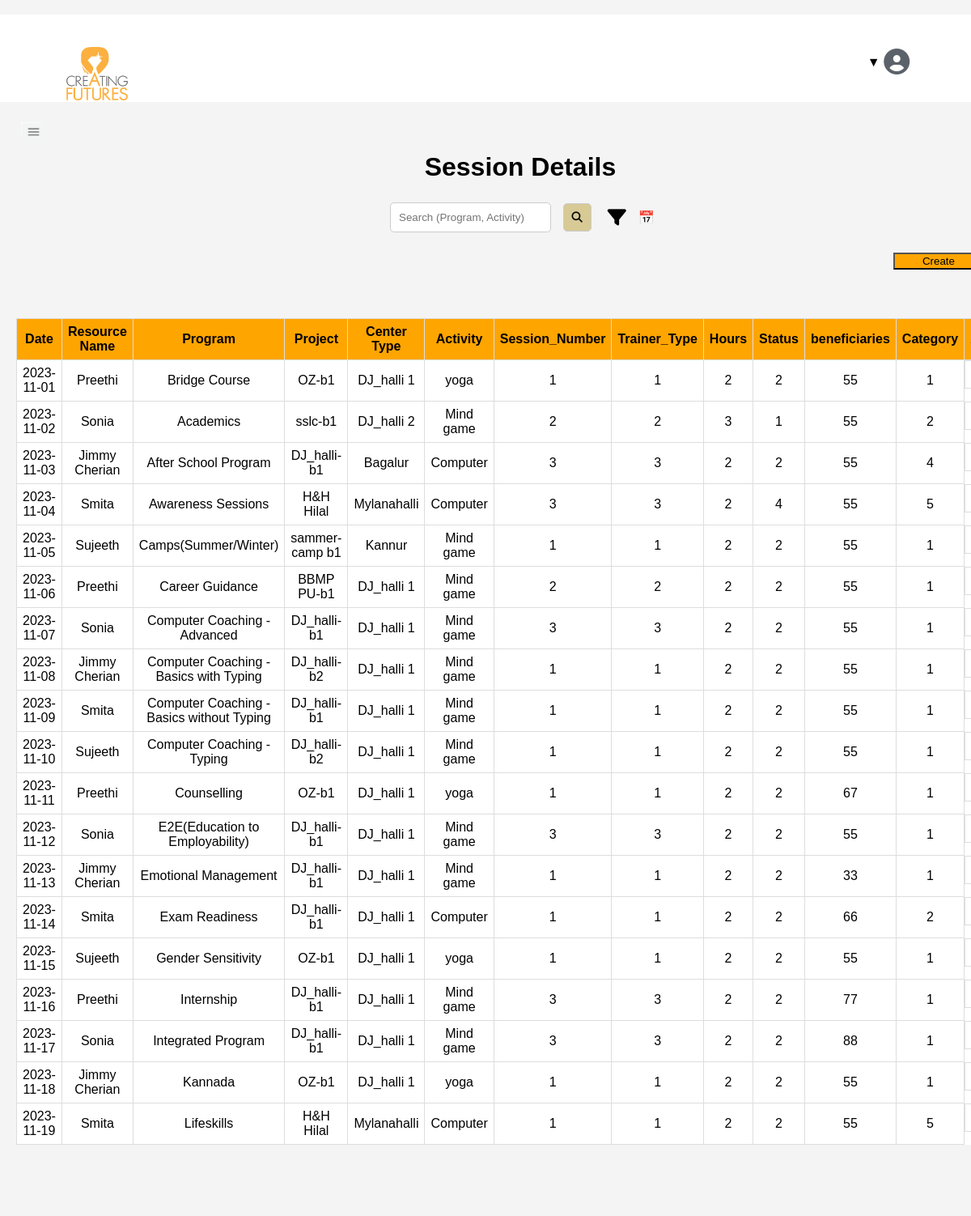
Page /Session_main/ (upper part) on the earlier database version.
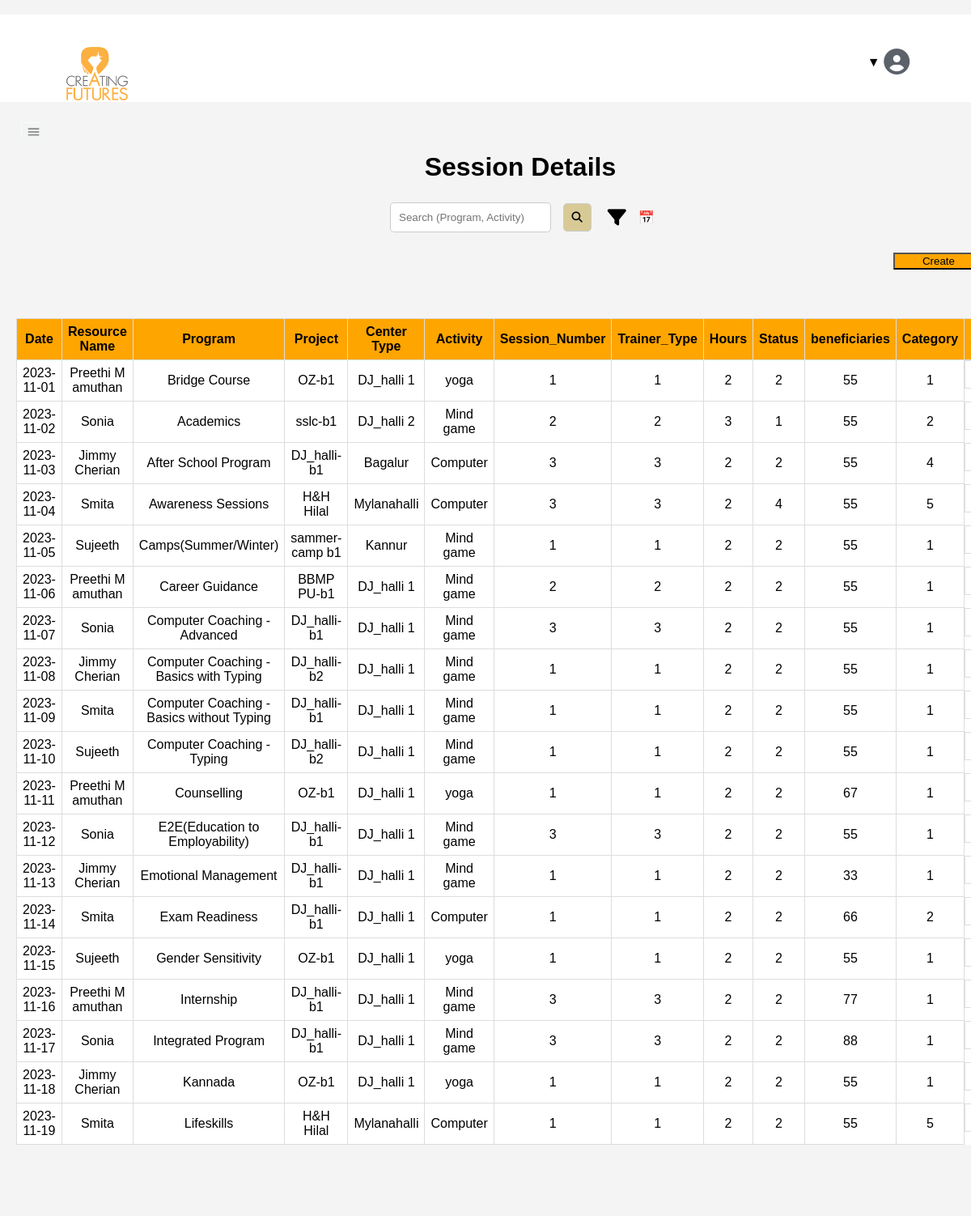
Same page on the later database version.
### Emp_app/models.py (models this page shows)
class Program(models.Model):
    pgm_id = models.AutoField(db_column='PGM_ID', primary_key=True)  # Field name made lowercase.
    emp = models.ForeignKey(EmpDetails, models.DO_NOTHING, db_column='EMP_ID')  # Field name made lowercase.
    xref = models.ForeignKey('Xref', models.DO_NOTHING, db_column='XREF_ID')  # Field name made lowercase.
    date = models.CharField(max_length=255,db_column='Date', blank=True, null=True)  # Field name made lowercase.
    activity = models.TextField(db_column='Activity', blank=True, null=True)  # Field name made lowercase.
    center_type = models.IntegerField(db_column='Center_Type', blank=True, null=True)  # Field name made lowercase.
    trainer_type = models.IntegerField(db_column='Trainer_Type', blank=True, null=True)  # Field name made lowercase.
    sponsor = models.IntegerField(db_column='Sponsor', blank=True, null=True)  # Field name made lowercase.
    beneficiaries = models.IntegerField(db_column='Beneficiaries', blank=True, null=True)  # Field name made lowercase.
    category = models.IntegerField(db_column='Category', blank=True, null=True)  # Field name made lowercase.
    duration = models.IntegerField(db_column='Duration', blank=True, null=True)  # Field name made lowercase.
    status = models.IntegerField(db_column='Status', blank=True, null=True)  # Field name made lowercase.
    comments = models.TextField(db_column='Comments', blank=True, null=True)  # Field name made lowercase.
    class Meta:
        managed = False
        db_table = 'Program'

class EmpDetails(models.Model):
    emp_id = models.AutoField(db_column='EMP_ID', primary_key=True, blank=True)  # Field name made lowercase.
    username = models.ForeignKey('AuthUser', models.DO_NOTHING, db_column='username', to_field='username', blank=True, null=True)
    fullname = models.CharField(max_length=255,blank=True, null=True)
    address = models.CharField(blank=True, null=True,max_length=255)
    dob = models.CharField(max_length=255,db_column='Dob', blank=True, null=True)  # Field name made lowercase.
    phone_number = models.IntegerField(db_column='Phone_Number', blank=True, null=True)  # Field name made lowercase.
    email_id = models.CharField(max_length=255,db_column='Email_Id', blank=True, null=True)  # Field name made lowercase.
    gender = models.CharField(max_length=255,db_column='Gender', blank=True, null=True)  # Field name made lowercase.
    center = models.IntegerField(db_column='Center', blank=True, null=True)  # Field name made lowercase.
    designation = models.CharField(max_length=255,db_column='Designation', blank=True, null=True)  # Field name made lowercase.
    date_of_joining = models.CharField(max_length=255,db_column='Date_of_Joining', blank=True, null=True)  # Field name made lowercase.
    education_qualification = models.CharField(max_length=255,db_column='Education_Qualification', blank=True, null=True)  # Field name made lowercase.
    status = models.IntegerField(db_column='Status', blank=True, null=True)  # Field name made lowercase.
    resource_type = models.IntegerField(db_column='Resource_Type', blank=True, null=True)  # Field name made lowercase.
    date_of_resigning = models.CharField(max_length=255,db_column='Date_of_resigning', blank=True, null=True)  # Field name made lowercase.
    bank_name = models.CharField(max_length=255,db_column='Bank_Name', blank=True, null=True)  # Field name made lowercase.
    name_as_per_bank = models.CharField(max_length=255,db_column='Name_As_per_Bank', blank=True, null=True)  # Field name made lowercase.
    account_number = models.CharField(db_column='Account_Number', blank=True, null=True, max_length=255)  # Field name made lowercase.
    ifsc = models.CharField(max_length=255,db_column='IFSC', blank=True, null=True)  # Field name made lowercase.
    branch = models.CharField(max_length=255,db_column='Branch', blank=True, null=True)  # Field name made lowercase.
    account_type = models.IntegerField(db_column='Account_Type', blank=True, null=True)  # Field name made lowercase.
    class Meta:
        managed = False
        db_table = 'Emp_details'

class Xref(models.Model):
    xref_id = models.AutoField(db_column='XREF_ID', primary_key=True)  # Field name made lowercase.
    date = models.DateField(db_column='Date', blank=True, null=True)  # Field name made lowercase.
    program_name = models.IntegerField(blank=True, null=True)
    project_name = models.CharField(max_length=255,db_column='Project_name', blank=True, null=True)  # Field name made lowercase.
    class Meta:
        managed = False
        db_table = 'Xref'

### Emp_app/views.py (the view)
# urls.py: path('Session_main/', views.Session_main, name='Session_main'),
def Session_main(request):
    programs = Program.objects.all()  # Fetch all program records from the database
    project_names = Xref.objects.values('project_name').distinct()
    program_names = Xref.objects.values("program_name").distinct()
    centers = Program.objects.values('center_type').distinct()  # Adjusted to 'center_type'
    trainers = Program.objects.values('trainer_type').distinct()
    context = {'programs': programs, 'program_names':program_names,'project_names': project_names,'centers': centers,
        'trainers': trainers}
    if request.method == 'POST':
        data = json.loads(request.body)
        program_filter = data.get('program')
        project_filter = data.get('project')
        center_filter = data.get('center')
        trainer_filter = data.get('trainer')
        programs = Program.objects.all()
        if program_filter:
            programs = programs.filter(pgm_id__program_name=program_filter)
        if project_filter:
            programs = programs.filter(xref__project_name=project_filter)
        if center_filter:
            programs = programs.filter(center_type=center_filter)
        if trainer_filter:
            programs = programs.filter(trainer_type=trainer_filter)
        programs_data = list(programs.values())  # Adjust as needed to serialize your data
        return JsonResponse({'programs': programs_data})  # Send the filtered data back to the front end
    else:
        from_date_str = request.GET.get('from_date')
        to_date_str = request.GET.get('to_date')
        from_date = datetime.strptime(from_date_str, '%Y-%m-%d').date() if from_date_str else None
        to_date = datetime.strptime(to_date_str, '%Y-%m-%d').date() if to_date_str else None
        return render(request, 'Emp_app/Session_main.html', context)

### Emp_app/templatetags/lower_filter.py (called while the page is built)
@register.filter()
def centertype_to_string(value):
    centertype_names = {
        1: "DJ_halli 1",
        2: "DJ_halli 2",
        3: "Bagalur",
        4: "Mylanahalli",
        5: "Kannur",
        6: "Koramangala"
    }
    return centertype_names.get(value, f"{value}")

@register.filter()
def TrainerType_to_string(value):
    TrainerType_names = {
        1: "Lead",
        2: "CO-Facilator",
        3: "Volunteer Type",
    }
    return TrainerType_names.get(value, f"{value}")

### Emp_app/templates/Emp_app/Session_main.html (shortened to what this page needs)
﻿{% extends "Emp_app/base.html" %}
{% load lower_filter %}
{% block content %}
<h1>Session Details</h1>
<div class="container">
    <div class="search-box">
        <input type="text" name="q" placeholder="Search (Program, Activity)" required>
        <button type="submit" class="search-btn"><i class="fas fa-search"></i></button>
    </div>
    <i class="fas fa-filter filter-icon"></i>
    <div id="date-icon" style="cursor:pointer;">
        📅
    </div>
</div>
<button id="but" onclick="openCreatePage()">Create</button>
<form method="post" action="{% url 'save_create' %}" id="createSessionForm">
    <div class="table">
        <table id="sessionsTable">
            <tr bgcolor="orange">
                <th>Date</th>
                <th>Resource Name</th>
                <th>Program</th>
                <th>Project</th>
                <th>Center Type</th>
                <th>Activity</th>
                <th>Session_Number</th>
                <th>Trainer_Type</th>
                <th>Hours</th>
                <th>Status</th>
                <th>beneficiaries</th>
                <th>Category</th>
                <th>Actions</th>
            </tr>
            {% for program in programs %}
            <tr bgcolor="white">
                <td>{{program.date }}</td>
                <td>{{program.emp.fullname}}</td>
                <td>{{program.pgm_id|program_to_string }}</td>
                <td>{{program.xref.project_name }}</td>
                <td>{{program.center_type|centertype_to_string}}</td>
                <td>{{program.activity }}</td>
                <td>{{program.trainer_type}}</td>
                <td>{{program.trainer_type}}</td>
                <td>{{program.duration}}</td>
                <td>{{program.status}}</td>
                <td>{{program.beneficiaries }}</td>
                <td>{{program.category }}</td>
                <td class="tdtd">
                </td>
            </tr>
            {% endfor %}
        </table>
    </div>
</form>
    {% endblock %}

### Emp_app/templates/Emp_app/base.html (shortened to what this page needs)
<!DOCTYPE html>
<html lang="en" xmlns="http://www.w3.org/1999/xhtml">
<head>
</head>
<body>
    <header class="header">
        <img src="/static/cf_logo.png" alt="CF Logo" class="logo">
        <div class="dropdow">
            <span id="Role" class="id-symbol" onclick="toggleDropdown()">{{ user.get_username }} &#9660; <i class="fa-solid fa-circle-user fa-2xl" style="color: #5c626a;"></i></span>
        </div>
    </header>
    <div class="containers">
        <main class="main-content">
            <button class="sidebar-toggle-btn" onclick="toggleSidebar()">
                <img src="../../static/menuicon.jpg" alt="">
            </button>
            {% block content %}
            {% endblock %}
        </main>
    </div><br />
</body>
</html>

### Emp_app/templates/Emp_app/base.html (style rules this page uses)
body, h1, h2, h3 { margin: 0; padding: 0; }
body { margin: 0; padding: 0; background-color: #F5F0EC; font-family: Helvetica; }
html, body { max-width: 100%; overflow-x: hidden; }
.header { background-color: rgb(255, 255, 255); padding: 40px; text-align: center; margin-left: -40px; margin-right: -5%; }
.logo { width:185px; height: auto; margin-top: -25px; position: absolute; left: 10%; transform: translateX(-50%); }
.dropdow { margin-right: -80%; position: relative; display: inline-block; margin-top: 10px; }
.id-symbol { padding: 10px; cursor: pointer; }
.containers { display: flex; }
.sidebar-toggle-btn { background: none; border: none; cursor: pointer; }
.sidebar-toggle-btn img { width: 30px; height: auto; }
.main-content { flex: 1; padding: 20px; }

### Emp_app/templates/Emp_app/Session_main.html (style rules this page uses)
body { margin: 0; padding: 0; font-family: Arial, sans-serif; background-color: #f4f4f4; }
h1 { text-align: center; margin-top: 10px; }
.container { display: flex; flex-wrap: wrap; justify-content: center; align-items: center; gap: 10px; padding: 20px; position: relative; }
.search-box input, .search-box button, .dropdown select, .dropdown input[type="date"] { padding: 10px; border: 1px solid #ccc; border-radius: 5px; margin: 5px; }
.search-box button, .dropdown button { background-color: #d7ca94; cursor: pointer; }
.filter-icon { font-size: 23px; cursor: pointer; margin: 5px; }
table { width: 100%; border-collapse: collapse; margin-top: 60px; margin-bottom: 20px; }
th, td { border: 1px solid #ddd; padding: 7px; text-align: center; }
.tdtd { display: flex; align-items: center; justify-content: center; justify-content: space-evenly; cursor: pointer; }
#but { margin-left: 87%; width: 9%; background: orange; }

Differences in the rows shown:
changed through a linked row, Program "Bridge Course": emp.fullname "Preethi" → "Preethi M amuthan"
changed through a linked row, Program "Career Guidance": emp.fullname "Preethi" → "Preethi M amuthan"
changed through a linked row, Program "Counselling": emp.fullname "Preethi" → "Preethi M amuthan"
changed through a linked row, Program "Internship": emp.fullname "Preethi" → "Preethi M amuthan"
